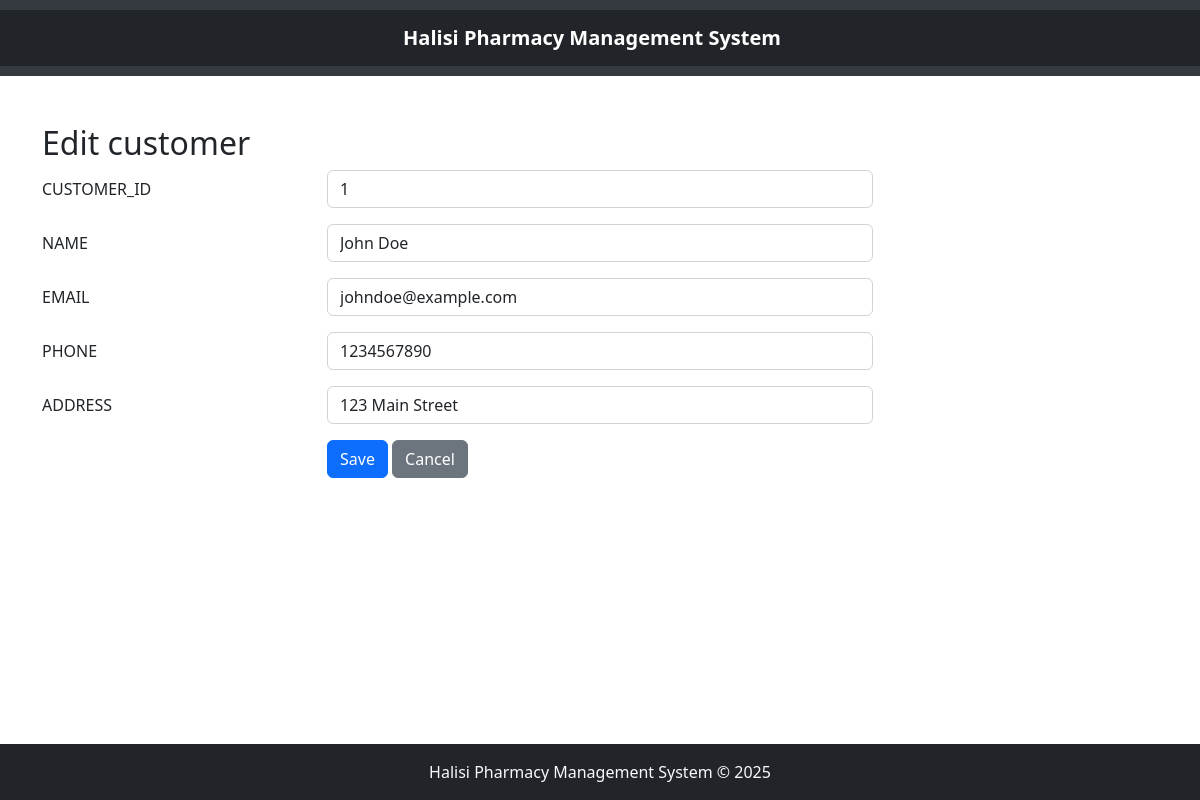
/customers_management/edit.php?customer_id=1, run on the app's committed database.
### tables this page shows
CREATE TABLE `customers` (
  `customer_id` int(11) NOT NULL,
  `name` varchar(100) NOT NULL,
  `email` varchar(100) DEFAULT NULL,
  `phone` varchar(20) DEFAULT NULL,
  `address` text DEFAULT NULL
);

### customers_management/edit.php (the view, shortened to what this page needs)
<?php
   $servername = "localhost";
   $username = "root";
   $password = "";
   $dbname = "HALISI_PHARMACY_MGT_SYS";
   $conn = new mysqli($servername, $username, $password, $dbname);
   $name="";
   $email="";
   $phone="";
   $address="";
   if ($_SERVER['REQUEST_METHOD'] == 'GET') {
    $customer_id_in = $_GET["customer_id"];
    $sql = "SELECT * FROM customers WHERE customer_id='$customer_id_in'";
    $result = $conn->query($sql);
    $row = $result->fetch_assoc();
    $customer_id_out = $row["customer_id"];
    $name = $row["name"];
    $email = $row["email"];
    $phone = $row["phone"];
    $address = $row["address"];
   }
?>
<!DOCTYPE html>
<html lang="en">
<head>
<?php include 'header.php'; ?>
    <link rel="stylesheet" href="/PHARMACY/bootstrap-5.2.3-dist/css/bootstrap.min.css">
</head>
<body>
    <div class="container my-5">
        <h2>Edit customer</h2>
        <form method="POST">
            <div class="row mb-3">
                <label class="col-sm-3 col-form-label">CUSTOMER_ID</label>
                <div class="col-sm-6">
                    <input type="text" class="form-control" name="customer_id" value="<?php echo htmlspecialchars($customer_id_out); ?>">
                </div>
            </div>
            <div class="row mb-3">
            <label class="col-sm-3 col-form-label">NAME</label>
            <div class="col-sm-6">
                <input type="text" class="form-control" name="name" value="<?php echo htmlspecialchars($name); ?>">
            </div>
        </div>
        <div class="row mb-3">
            <label class="col-sm-3 col-form-label">EMAIL</label>
            <div class="col-sm-6">
                <input type="text" class="form-control" name="email" value="<?php echo htmlspecialchars($email); ?>">
            </div>
        </div>
        <div class="row mb-3">
            <label class="col-sm-3 col-form-label">PHONE</label>
            <div class="col-sm-6">
                <input type="text" class="form-control" name="phone" value="<?php echo htmlspecialchars($phone); ?>">
            </div>
        </div>
        <div class="row mb-3">
            <label class="col-sm-3 col-form-label">ADDRESS</label>
            <div class="col-sm-6">
                <input type="text" class="form-control" name="address" value="<?php echo htmlspecialchars($address); ?>">
            </div>
        </div>
        <div class="row mb-3">
            <div class="col-sm-6 offset-sm-3">
                <button type="submit" class="btn btn-primary">Save</button>
                <a class="btn btn-secondary" href="/PHARMACY/customers_management/customers.php" role="button">Cancel</a>
            </div>
        </div>
        </form>
    </div>
</body>
<?php include 'footer.php'; ?>
</html>

### customers_management/footer.php (style rules this page uses)
body { display: flex; flex-direction: column; min-height: 100vh; margin: 0; }

### data on the page
customers: customer_id "1", name "John Doe", email "johndoe@example.com", phone "1234567890", address "123 Main Street"
